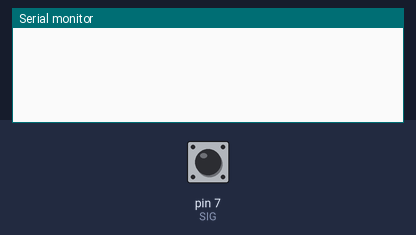
This sketch was run on a simulated Arduino Uno, built with avr-gcc and run on an emulated ATmega328P. Parts: the last lines printed to the serial monitor. The test bench sets the inputs (shaded band); at power-on: pin 7 (SIG) HIGH.

Above: at 1.2 s.
1.3 s: pin 7 (SIG) pulled LOW for 0.15 s
At 1.9 s:
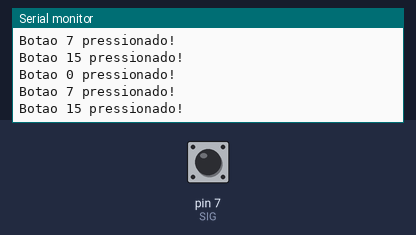
2.9 s: pin 7 (SIG) driven LOW
At 3.7 s:
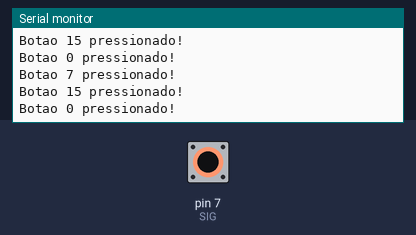
5.9 s: pin 7 (SIG) pulsed HIGH 2 times (0.12 s each, 0.3 s apart)
Timing chart, 0 to 8.9 s (numbered marks = the images above; inputs shaded):
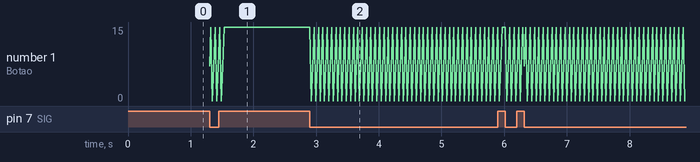

The sketch:

mux_Entradas_Digitais.ino
```cpp
// mapeamento dos pinos
#define SIG  7 // pino digital
#define S0   8
#define S1   9
#define S2   10
#define S3   11
// O pino EN do mux vai no GND para Habilitar

int mix[4]={S3,S2,S1,S0};
boolean botoes[16];

byte ci[16][4]={
  {0,0,0,0},
  {0,0,0,1},
  {0,0,1,0},
  {0,0,1,1},
  {0,1,0,0},
  {0,1,0,1},
  {0,1,1,0},
  {0,1,1,1},
  {1,0,0,0},
  {1,0,0,1},
  {1,0,1,0},
  {1,0,1,1},
  {1,1,0,0},
  {1,1,0,1},
  {1,1,1,0},
  {1,1,1,1},
};

void setup(){
Serial.begin(9600);

pinMode(S0,OUTPUT);
pinMode(S1,OUTPUT);
pinMode(S2,OUTPUT);
pinMode(S3,OUTPUT);

pinMode(SIG,INPUT_PULLUP);

}

void loop(){


multiplex(); // Lê os pinos do Mux

// Adicionar os demais botoes

   if(botoes[0] == LOW){
    Serial.println("Botao 0 pressionado!");
    }

  if(botoes[7] == LOW){
    Serial.println("Botao 7 pressionado!");
    }

  if(botoes[15] == LOW){
    Serial.println("Botao 15 pressionado!");
    }


}// fim do loop


// Rotina de varredura dos pinos
void multiplex(){

  for(int x=0; x <= 15; x++){
   for (int y = 0; y <= 3; y++){
      digitalWrite (mix[y], ci[x][y]);
    }
   botoes[x]=digitalRead(SIG);
  }

}// fim da rotina
```

Measured:
- after the input at 1.3 s, the serial monitor: prints a new line at once (image 1)
